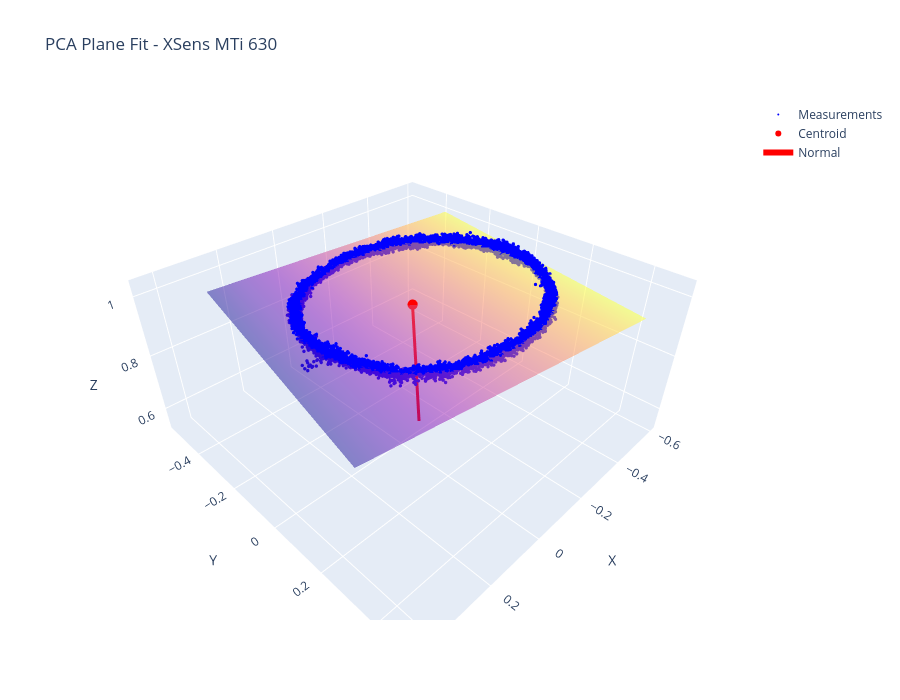
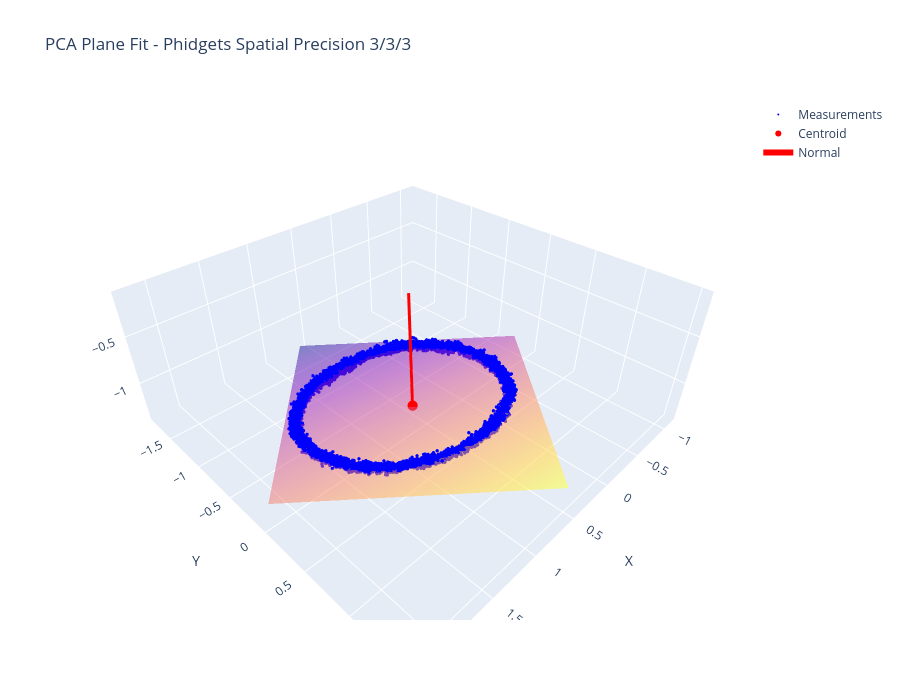
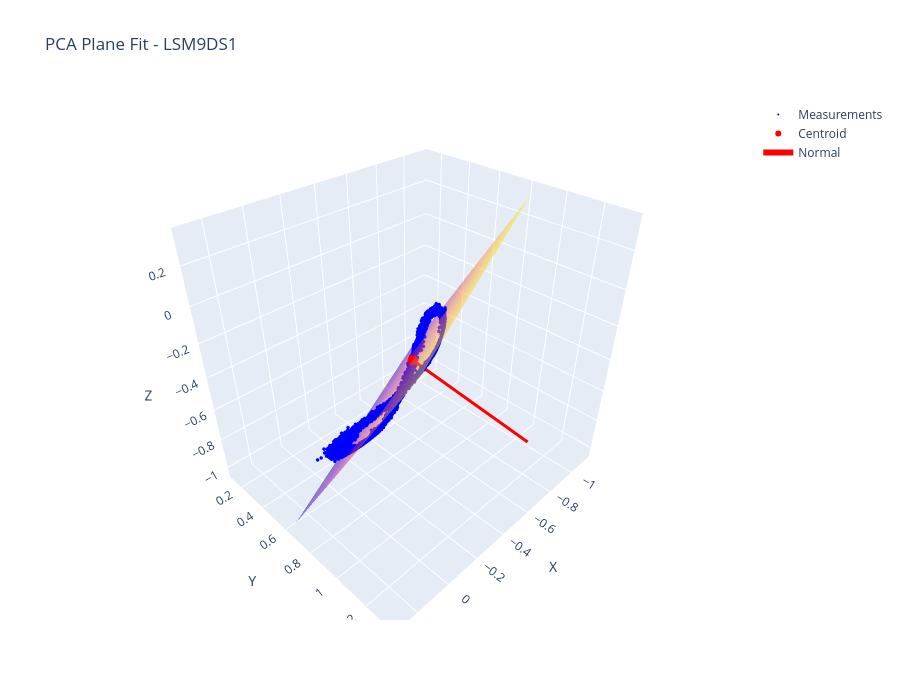

The cell these charts' notebook holds for them, in order:
### Code cell
def plot_plane_fit(df, center, R, imu_model="IMU", plane_size=None):

    try:
        X = df[["vector.x", "vector.y", "vector.z"]].to_numpy()
    except KeyError:
        X = df[["magnetic_field.x",
                "magnetic_field.y",
                "magnetic_field.z"]].to_numpy()

    # Ejes del plano
    e1 = R[0]
    e2 = R[1]
    normal = R[2]

    # Tamaño del plano
    if plane_size is None:
        plane_size = np.max(np.linalg.norm(X - center, axis=1))

    u = np.linspace(-plane_size, plane_size, 20)
    v = np.linspace(-plane_size, plane_size, 20)
    U, V = np.meshgrid(u, v)

    plane = (
        center.reshape(3,1,1)
        + e1.reshape(3,1,1)*U
        + e2.reshape(3,1,1)*V
    )

    Xp = plane[0]
    Yp = plane[1]
    Zp = plane[2]

    fig = go.Figure()

    # Datos
    fig.add_trace(
        go.Scatter3d(
            x=X[:,0],
            y=X[:,1],
            z=X[:,2],
            mode="markers",
            marker=dict(
                size=2,
                color="blue"
            ),
            name="Measurements"
        )
    )

    # Plano
    fig.add_trace(
        go.Surface(
            x=Xp,
            y=Yp,
            z=Zp,
            opacity=0.5,
            showscale=False,
            name="Best-fit plane"
        )
    )

    # Centro
    fig.add_trace(
        go.Scatter3d(
            x=[center[0]],
            y=[center[1]],
            z=[center[2]],
            mode="markers",
            marker=dict(size=6, color="red"),
            name="Centroid"
        )
    )

    # Vector normal
    fig.add_trace(
        go.Scatter3d(
            x=[center[0], center[0] + normal[0]*plane_size],
            y=[center[1], center[1] + normal[1]*plane_size],
            z=[center[2], center[2] + normal[2]*plane_size],
            mode="lines",
            line=dict(color="red", width=6),
            name="Normal"
        )
    )

    fig.update_layout(
        title=f"PCA Plane Fit - {imu_model}",
        scene=dict(
            aspectmode="data",
            xaxis_title="X",
            yaxis_title="Y",
            zaxis_title="Z"
        ),
        width=900,
        height=700
    )

    fig.show()

plot_plane_fit(df0, center0, R0, "XSens MTi 630")
plot_plane_fit(df1, center1, R1, "Phidgets Spatial Precision 3/3/3")
plot_plane_fit(df2, center2, R2, "LSM9DS1")

### Figure 1 — Plotly figure (JSON) as saved in the notebook; plotly's stock layout.template omitted (floating-point values rounded to 4 significant figures; data arrays with more than 128 entries replaced by an {"elided": "..."} marker saying what was removed)
{"data": [{"marker": {"color": "blue", "size": 2}, "mode": "markers", "name": "Measurements", "type": "scatter3d", "x": {"elided": "11225 float values"}, "y": {"elided": "11225 float values"}, "z": {"elided": "11225 float values"}}, {"name": "Best-fit plane", "opacity": 0.5, "showscale": false, "type": "surface", "x": {"elided": "20x20 float values"}, "y": {"elided": "20x20 float values"}, "z": {"elided": "20x20 float values"}}, {"marker": {"color": "red", "size": 6}, "mode": "markers", "name": "Centroid", "type": "scatter3d", "x": [-0.07728], "y": [-0.02517], "z": [0.9758]}, {"line": {"color": "red", "width": 6}, "mode": "lines", "name": "Normal", "type": "scatter3d", "x": [-0.07728, -0.1019], "y": [-0.02517, -0.02006], "z": [0.9758, 0.5363]}], "layout": {"height": 700, "scene": {"aspectmode": "data", "xaxis": {"title": {"text": "X"}}, "yaxis": {"title": {"text": "Y"}}, "zaxis": {"title": {"text": "Z"}}}, "title": {"text": "PCA Plane Fit - XSens MTi 630"}, "width": 900}}

### Figure 2 — Plotly figure (JSON) as saved in the notebook; plotly's stock layout.template omitted (floating-point values rounded to 4 significant figures; data arrays with more than 128 entries replaced by an {"elided": "..."} marker saying what was removed)
{"data": [{"marker": {"color": "blue", "size": 2}, "mode": "markers", "name": "Measurements", "type": "scatter3d", "x": {"elided": "27955 float values"}, "y": {"elided": "27955 float values"}, "z": {"elided": "27955 float values"}}, {"name": "Best-fit plane", "opacity": 0.5, "showscale": false, "type": "surface", "x": {"elided": "20x20 float values"}, "y": {"elided": "20x20 float values"}, "z": {"elided": "20x20 float values"}}, {"marker": {"color": "red", "size": 6}, "mode": "markers", "name": "Centroid", "type": "scatter3d", "x": [0.5486], "y": [-0.1417], "z": [-1.257]}, {"line": {"color": "red", "width": 6}, "mode": "lines", "name": "Normal", "type": "scatter3d", "x": [0.5486, 0.5374], "y": [-0.1417, -0.1986], "z": [-1.257, -0.09885]}], "layout": {"height": 700, "scene": {"aspectmode": "data", "xaxis": {"title": {"text": "X"}}, "yaxis": {"title": {"text": "Y"}}, "zaxis": {"title": {"text": "Z"}}}, "title": {"text": "PCA Plane Fit - Phidgets Spatial Precision 3/3/3"}, "width": 900}}

### Figure 3 — Plotly figure (JSON) as saved in the notebook; plotly's stock layout.template omitted (floating-point values rounded to 4 significant figures; data arrays with more than 128 entries replaced by an {"elided": "..."} marker saying what was removed)
{"data": [{"marker": {"color": "blue", "size": 2}, "mode": "markers", "name": "Measurements", "type": "scatter3d", "x": {"elided": "11169 float values"}, "y": {"elided": "11169 float values"}, "z": {"elided": "11169 float values"}}, {"name": "Best-fit plane", "opacity": 0.5, "showscale": false, "type": "surface", "x": {"elided": "20x20 float values"}, "y": {"elided": "20x20 float values"}, "z": {"elided": "20x20 float values"}}, {"marker": {"color": "red", "size": 6}, "mode": "markers", "name": "Centroid", "type": "scatter3d", "x": [-0.4177], "y": [0.7345], "z": [-0.3464]}, {"line": {"color": "red", "width": 6}, "mode": "lines", "name": "Normal", "type": "scatter3d", "x": [-0.4177, -0.6763], "y": [0.7345, 1.28], "z": [-0.3464, -0.6991]}], "layout": {"height": 700, "scene": {"aspectmode": "data", "xaxis": {"title": {"text": "X"}}, "yaxis": {"title": {"text": "Y"}}, "zaxis": {"title": {"text": "Z"}}}, "title": {"text": "PCA Plane Fit - LSM9DS1"}, "width": 900}}
